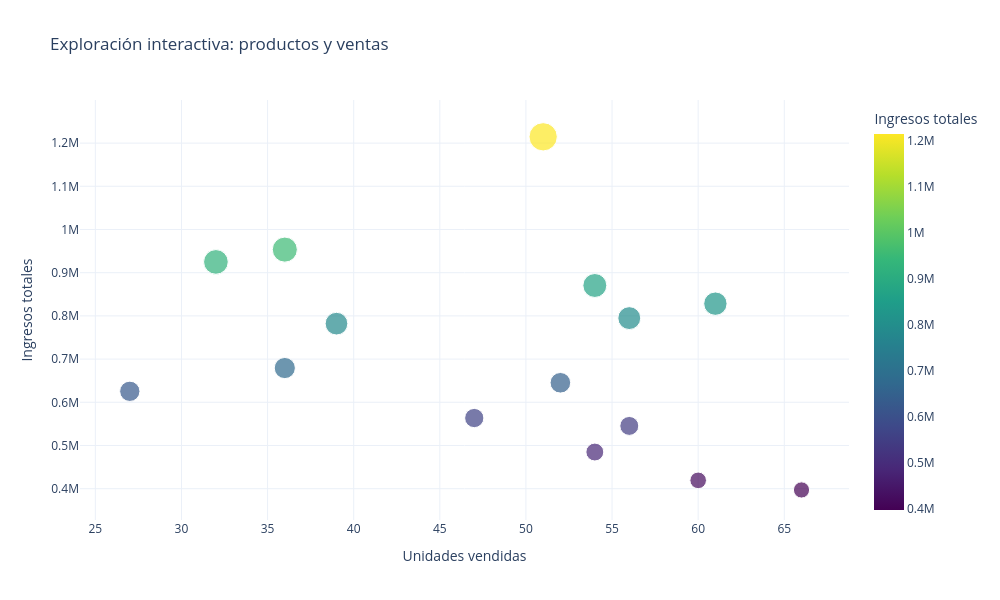

Notebook cell for this chart:
### Markdown cell above
### 6. Gráfica de dispersión con burbujas y escala de colores.

* **El producto mas vendido (punto amarillo):** Con solo 51 unidades vendidas, se consiguió el importe más alto de todos. Es el producto que más ganancias deja.

* **Mucho volumen, poco dinero (puntos morados abajo a la derecha):** Aunque de estos productos se vendieron muchas piezas (más de 60), dejaron muy poco dinero. Significa que son cosas muy baratas.

* **El punto medio estable (puntos verdes):** Vender entre 30 y 40 unidades de productos con precio medio es lo que mantiene el negocio funcionando de forma estable.

### Code cell
import plotly.express as px

ventas_producto = (
    ventas_limpias
    .groupby("producto", as_index=False)
    .agg(
        total_venta=("total_venta", "sum"),
        unidades=("cantidad", "sum")
    )
    .sort_values("total_venta", ascending=False)
    .head(15)
)


fig = px.scatter(
    ventas_producto,
    x="unidades",
    y="total_venta",
    size="total_venta",
    color="total_venta",
    hover_name="producto",
    hover_data={
        "unidades": True,
        "total_venta": ":,.2f"
    },
    title="Exploración interactiva: productos y ventas",
    labels={
        "unidades": "Unidades vendidas",
        "total_venta": "Ingresos totales"
    },
    template="plotly_white",
    color_continuous_scale="Viridis"
)

fig.update_layout(
    width=1000,
    height=600
)

fig.show()

### Figure 1 — Plotly figure (JSON) as saved in the notebook; plotly's stock layout.template omitted (floating-point values rounded to 4 significant figures)
{"data": [{"hovertemplate": "<b>%{hovertext}</b><br><br>Unidades vendidas=%{x}<br>Ingresos totales=%{marker.color:,.2f}<extra></extra>", "hovertext": ["iPhone 15 Pro", "Dell XPS 13", "Laptop Gamer Asus ROG Strix", "Samsung Galaxy Tab S9", "iPad Air 5a Gen", "Google Pixel 8", "Samsung Galaxy S24", "Acer Nitro 5", "Consola PlayStation 5", "MacBook Air M2", "Consola Xbox Series X", "Monitor ASUS ProArt 27'' 4K", "Motorola Edge 40", "Audifonos Sony WH-1000XM5", "Xiaomi Pad 6"], "legendgroup": "", "marker": {"color": [1215000.0, 953500.0, 925000.0, 870400.0, 828300.0, 794900.0, 782100.0, 679300.0, 645100.0, 625400.0, 563600.0, 545300.0, 484800.0, 419300.0, 397100.0], "coloraxis": "coloraxis", "size": [1215000.0, 953500.0, 925000.0, 870400.0, 828300.0, 794900.0, 782100.0, 679300.0, 645100.0, 625400.0, 563600.0, 545300.0, 484800.0, 419300.0, 397100.0], "sizemode": "area", "sizeref": 3036.0, "symbol": "circle"}, "mode": "markers", "name": "", "orientation": "v", "showlegend": false, "type": "scatter", "x": [51, 36, 32, 54, 61, 56, 39, 36, 52, 27, 47, 56, 54, 60, 66], "xaxis": "x", "y": [1215000.0, 953500.0, 925000.0, 870400.0, 828300.0, 794900.0, 782100.0, 679300.0, 645100.0, 625400.0, 563600.0, 545300.0, 484800.0, 419300.0, 397100.0], "yaxis": "y"}], "layout": {"coloraxis": {"autocolorscale": false, "colorbar": {"title": {"text": "Ingresos totales"}}, "colorscale": [[0, "#440154"], [0.1111, "#482878"], [0.2222, "#3e4989"], [0.3333, "#31688e"], [0.4444, "#26828e"], [0.5556, "#1f9e89"], [0.6667, "#35b779"], [0.7778, "#6ece58"], [0.8889, "#b5de2b"], [1, "#fde725"]]}, "height": 600, "legend": {"itemsizing": "constant", "tracegroupgap": 0}, "title": {"text": "Exploración interactiva: productos y ventas"}, "width": 1000, "xaxis": {"anchor": "y", "domain": [0, 1], "title": {"text": "Unidades vendidas"}}, "yaxis": {"anchor": "x", "domain": [0, 1], "title": {"text": "Ingresos totales"}}}}
